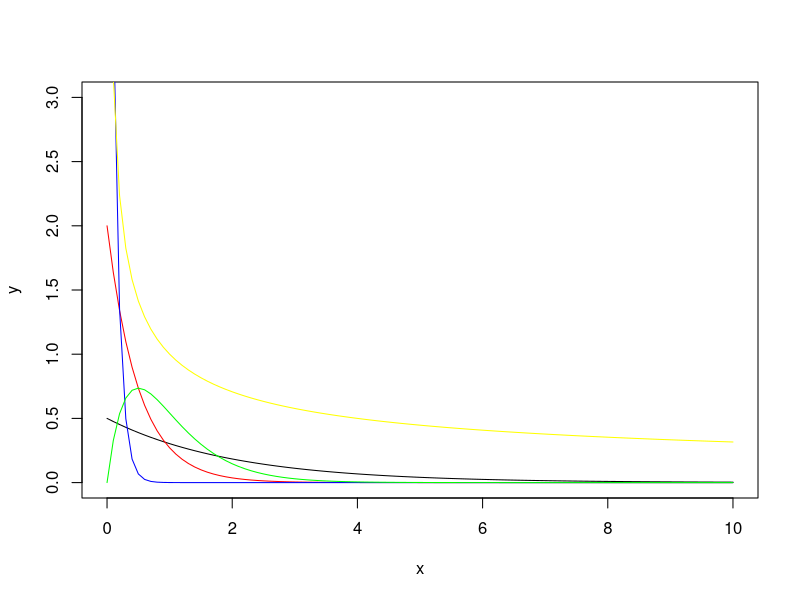
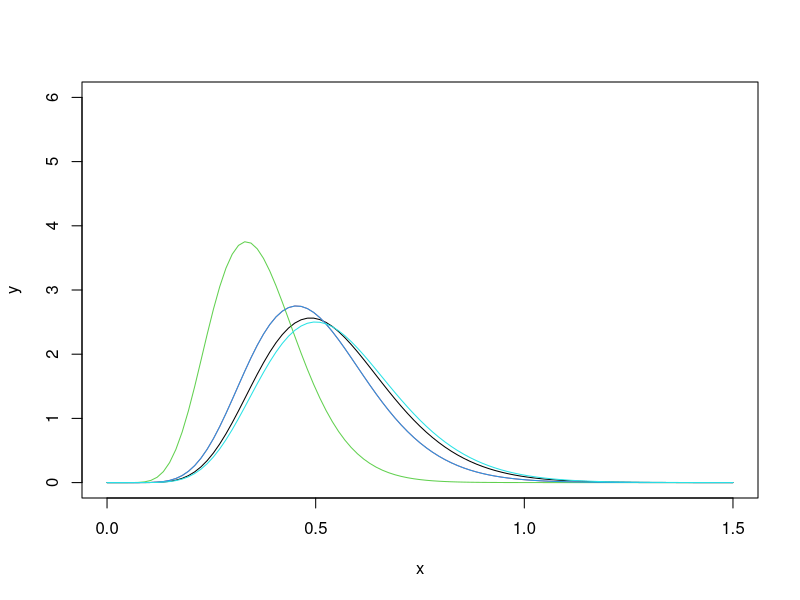
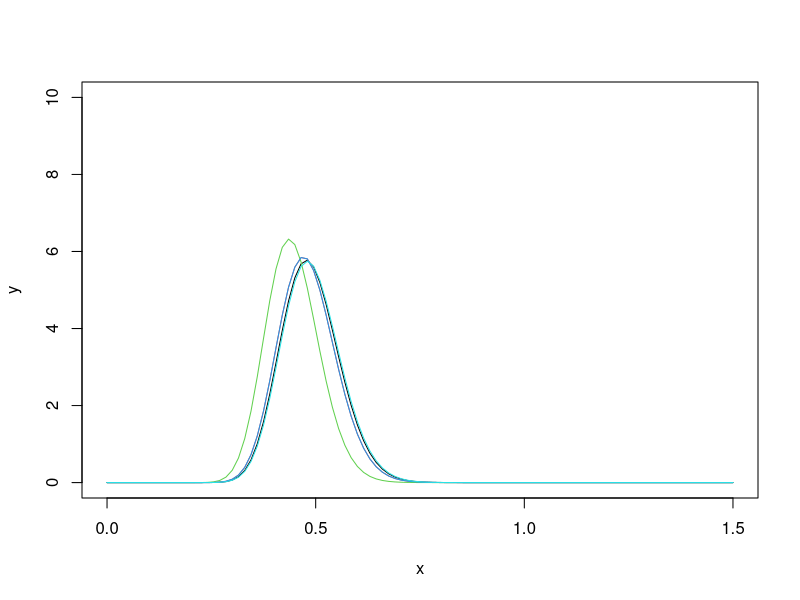
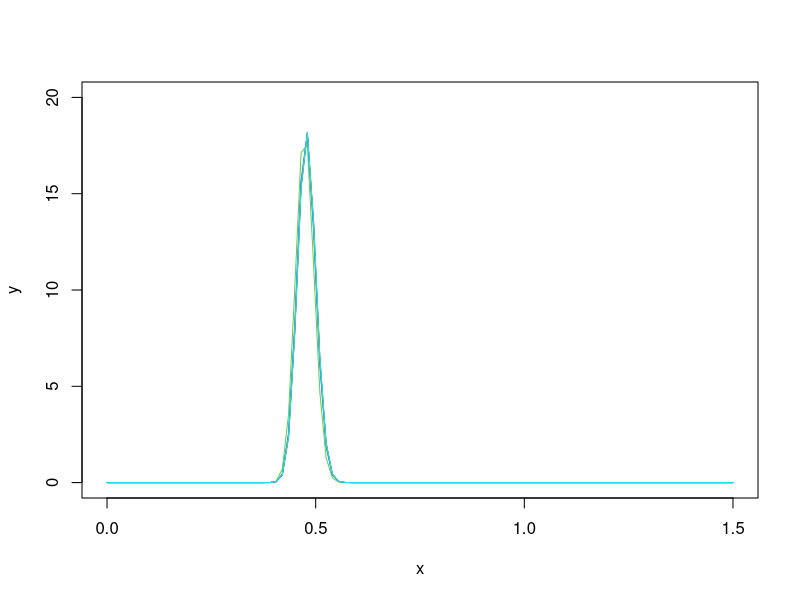

Reproduce these figures in R, in order.

set.seed(123)


#creo hyperparameters
h1 = c(1,1,1,2,.5)  
h2 = c(0.5,2,10,2,0)  



priordist <- function(theta, k ){
  return(dgamma(theta,a[k],b[k]))
}
#punto 1: 
curve(dgamma(x,1,0.5), from=0, to=10,ylim=c(0,3) , xlab="x", ylab="y")
curve(dgamma(x,1,2), from=0, to=10, , xlab="x", ylab="y",add = TRUE,col = "red")
curve(dgamma(x,1,10), from=0, to=10, , xlab="x", ylab="y",,add = TRUE,col = "blue")
curve(dgamma(x,2,2), from=0, to=10, , xlab="x", ylab="y",,add = TRUE,col = "green")
curve(x**(-1/2), from=0, to=10, , xlab="x", ylab="y",,add = TRUE,col = "yellow")

#punto 2:
a=rpois(20,0.5)
b=rpois(100,0.5)
c=rpois(1000,0.5)
sum(a)

posterior <- function(x,arrayPoisson,beta){
  alpha=sum(arrayPoisson)
  beta=beta+length(arrayPoisson)
  return (dgamma(x,alpha,beta))
}

#punto 2 plot:

  
for (i in 1:5)
{
  if (i ==1){flag=FALSE}
  else {flag=TRUE}
  curve(posterior(x,a,h2[i]),col=i,add=flag, from=0, to=1.5,ylim=c(0,6) , xlab="x", ylab="y")
}

for (i in 1:5)
{
  if (i ==1){flag=FALSE}
  else {flag=TRUE}
  curve(posterior(x,b,h2[i]),col=i,add=flag, from=0, to=1.5,ylim=c(0,10) , xlab="x", ylab="y")
}
for (i in 1:5)
{
  if (i ==1){flag=FALSE}
  else {flag=TRUE}
  curve(posterior(x,c,h2[i]),col=i,add=flag, from=0, to=1.5,ylim=c(0,20) , xlab="x", ylab="y")
}

